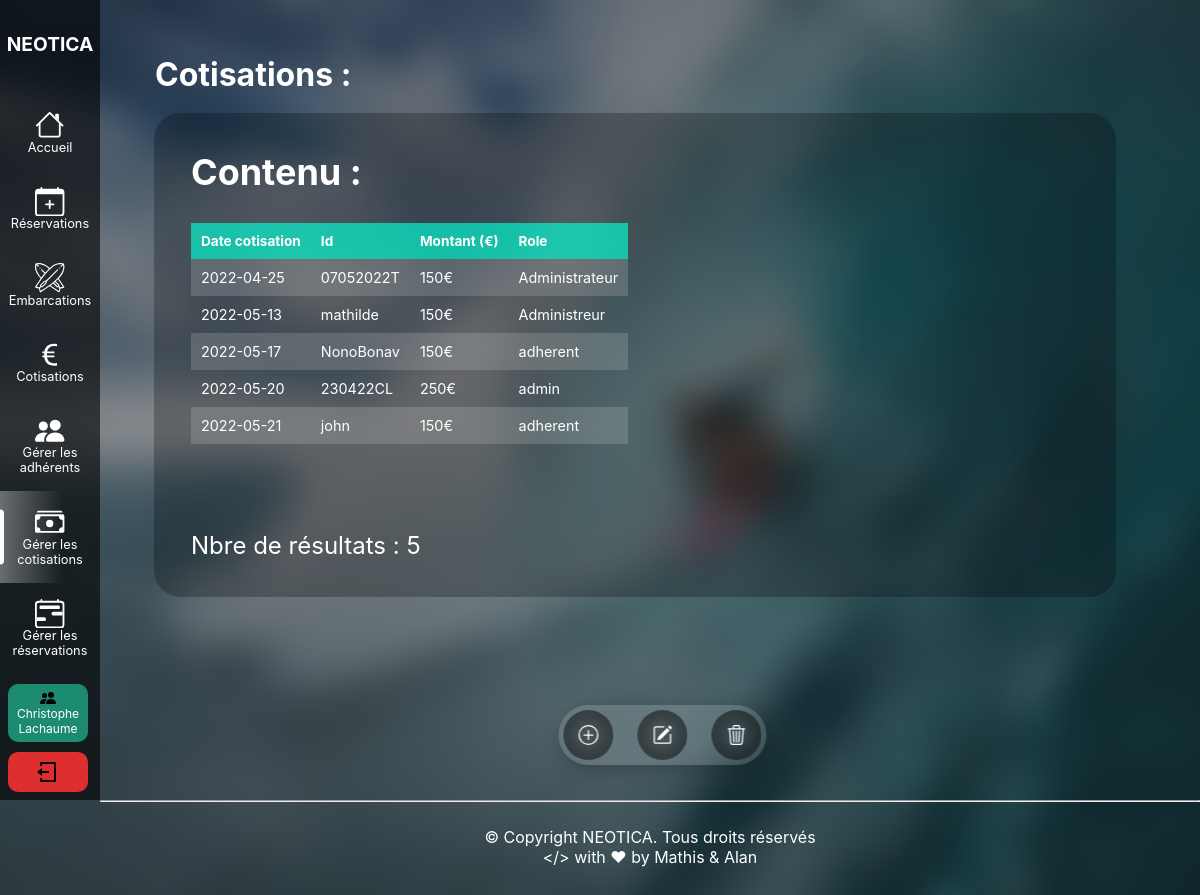
Screenshot of /pages/gestion-des-cotisations.php (signed in) with the database file from the repository.
### tables this page shows
CREATE TABLE IF NOT EXISTS `cotiser` (
  `date_cotise` date NOT NULL,
  `id` varchar(10) NOT NULL,
  `montant_cot` float NOT NULL,
  `role_adh` varchar(50) NOT NULL,
  PRIMARY KEY (`date_cotise`,`id`),
  KEY `COTISER_ADHERENT0_FK` (`id`)
);

### controllers/afficheTableCotisation.php (the view, shortened to what this page needs)
<?php
$query = 'SELECT * FROM `cotiser`;';
$result = $bdd->query($query);
echo "<table border=\"1\">";
echo "<tr><th>Date cotisation</th> <th>Id</th> <th>Montant (€)</th> <th>Role</th></tr>";
while ($ligne = $result->fetch()) {
    echo "<tr>";
    echo "<td> " . $ligne['date_cotise'] . "</td>";
    echo "<td> " . $ligne['id'] . "</td>";
    echo "<td> " . $ligne['montant_cot'] . "€ " .  "</td>";
    echo "<td> " . $ligne['role_adh'] . "</td>";
    echo "</tr>";
}
echo "</table>";

### assets/style/style.css (style rules this page uses)
html { scroll-behavior: smooth; }
body { font-family: -apple-system, BlinkMacSystemFont, "Segoe UI", Roboto, Oxygen, Ubuntu, Cantarell, "Open Sans", "Helvetica Neue", sans-serif; max-width: 100%; min-height: 100vh; color: white; background-color: #333333; background-image: url(../img/bg.png); background-position: center; background-repeat: no-repeat; background-size: cover; background-attachment: fixed; -webkit-transition: color 300ms ease-in-out; transition: color 300ms ease-in-out; z-index: -1; overflow-x: hidden; }
.table-container table { border-collapse: collapse; border: none; color: var(--font-color); max-width: 100%; font-size: 0.85em; white-space: nowrap; }
.table-container table th { background-color: rgba(0, 255, 213, 0.651); color: white; text-align: left; padding: 10px; border: none; font-size: 0.85rem; }
.table-container table tr { border: none; }
.table-container table tr:nth-child(even) { background-color: #c9c9c93a; -webkit-backdrop-filter: blur(10px); backdrop-filter: blur(10px); }
.table-container table td { padding: 10px; border: none; font-size: 0.9rem; }

### rows the page displays
cotiser: date_cotise "2022-04-25", id "07052022T", montant_cot "150", role_adh "Administrateur"
cotiser: date_cotise "2022-05-13", id "mathilde", montant_cot "150", role_adh "Administreur"
cotiser: date_cotise "2022-05-17", id "NonoBonav", montant_cot "150", role_adh "adherent"
cotiser: date_cotise "2022-05-20", id "230422CL", montant_cot "250", role_adh "admin"
cotiser: date_cotise "2022-05-21", id "john", montant_cot "150", role_adh "adherent"

### other values shown
$_SESSION['prenom'] "Christophe"
$_SESSION['nom'] "Lachaume"
$result->rowCount() "5"
